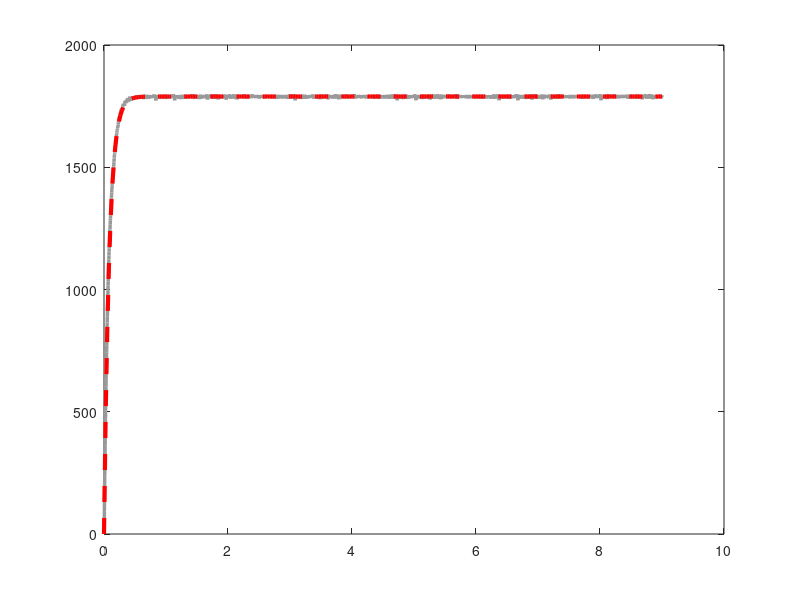

Reproduce this figure in MATLAB. (Note: this script raises an error after producing the figure.)
%% Procesamiento de Datos Reales y Modelado de Primer Orden
clear; clc; close all;

% 1. Parámetros del experimento
t_offset = 1.0; 
V_step = 8;     
load('Result1_Vel_real.mat'); 

% 2. Extraer y sincronizar datos
t_raw = vel_real(1,:); 
y_raw = vel_real(2,:);

t_re = t_raw - t_offset;
mask = t_re >= 0; 
t_re = t_re(mask);
y_re = y_raw(mask);

%% 3. Cálculos
v_final_re = mean(y_re(end-100:end)); 

% Tiempo de subida
idx10 = find(y_re >= 0.10 * v_final_re, 1);
idx90 = find(y_re >= 0.90 * v_final_re, 1);
tr_re = t_re(idx90) - t_re(idx10);

% Tiempo de asentamiento
idx_asent = find(abs(y_re - v_final_re) > 0.02 * v_final_re, 1, 'last');
ts_re = t_re(idx_asent + 1);

%% 4. Modelo de primer orden
K_real = v_final_re / V_step;
tau_real = ( (tr_re/2.2) + (ts_re/4) ) / 2;

% Punto 63.2%
v_tau = 0.632 * v_final_re;
idx_tau = find(y_re >= v_tau, 1);
t_tau = t_re(idx_tau);

s = tf('s');
G_identificada = K_real / (tau_real * s + 1);

%% 5. Mostrar resultados
fprintf('\n--- MODELO IDENTIFICADO (PRIMER ORDEN) ---\n');
fprintf('Ganancia (K): %.4f RPM/V\n', K_real);
fprintf('Constante de tiempo (tau): %.4f s\n', tau_real);
fprintf('------------------------------------------\n');

%% 6. Gráfica
figure('Color', 'w', 'Position', [100 100 1000 550]);

plot(t_re, y_re, 'Color', [0.6 0.6 0.6], ...
    'LineWidth', 2.5, 'DisplayName', 'Datos experimentales'); 
hold on;

[y_mod, t_mod] = step(V_step * G_identificada, max(t_re));
plot(t_mod, y_mod, 'r--', ...
    'LineWidth', 3, 'DisplayName', 'Modelo identificado');

% Línea estado estacionario
yline(v_final_re, 'b--', ...
    sprintf('V_{ss} = %.1f RPM', v_final_re), ...
    'LineWidth', 2, 'FontSize', 16);

% Línea 63.2%
yline(v_tau, 'g--', ...
    '63.2%', ...
    'LineWidth', 2, 'FontSize', 16);

% Línea vertical tau
xline(t_tau, 'k--', ...
    sprintf('\\tau = %.4f s', tau_real), ...
    'LineWidth', 2, 'FontSize', 16);

% Punto tau
plot(t_tau, v_tau, 'ko', ...
    'MarkerSize', 10, 'MarkerFaceColor', 'k');

% Texto del modelo
texto_modelo = sprintf('K = %.2f RPM/V\n\\tau = %.4f s', K_real, tau_real);
text(t_re(end)*0.6, v_final_re*0.4, texto_modelo, ...
    'FontSize', 18, ...
    'BackgroundColor', 'w', ...
    'EdgeColor', 'k');

% Configuración visual
grid on;
xlim([0, 1.5]);

title('Identificación de Modelo de Primer Orden', ...
    'FontSize', 20, 'FontWeight', 'bold');

xlabel('Tiempo (s)', ...
    'FontSize', 18, 'FontWeight', 'bold');

ylabel('Velocidad (RPM)', ...
    'FontSize', 18, 'FontWeight', 'bold');

set(gca, 'FontSize', 16, 'LineWidth', 1.5);

legend('Location', 'southeast', 'FontSize', 16);
